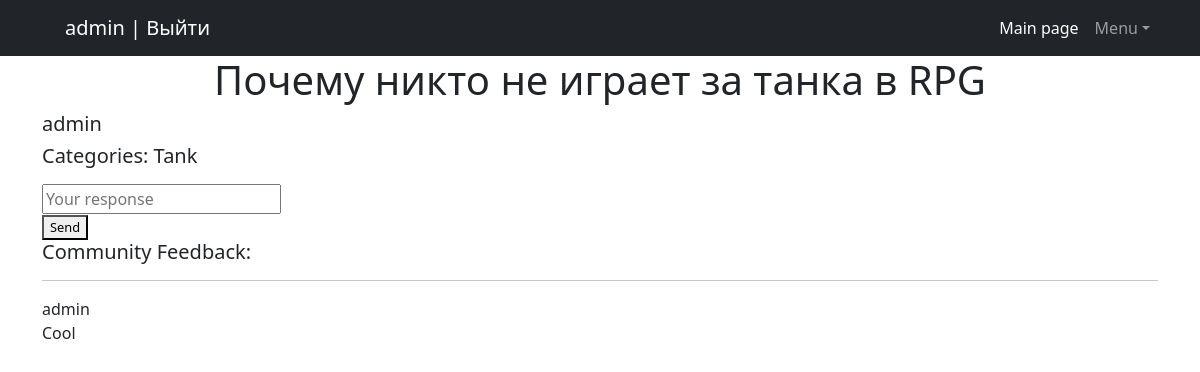
Page /post/2/ (signed in) on the committed database.
### mmo_board/models.py (models this page shows)
class Post(models.Model):
    author = models.ForeignKey(User, on_delete=models.CASCADE, db_index=True)
    category = models.ManyToManyField(to='Category')
    date_created = models.DateField(auto_now_add=True)
    title = models.CharField(max_length=255)
    content = fields.RichTextUploadingField()

class Category(models.Model):
    tank = 'TK'
    heal = 'HL'
    damage_dealer = 'DD'
    trader = 'TR'
    guild_master = 'GM'
    quest_giver = 'QG'
    blacksmith = 'BS'
    tanner = 'LS'
    potion_crafter = 'BC'
    spell_master = 'SM'
    CATEGORIES = [
        (tank, 'Tank'),
        (heal, 'Healer'),
        (damage_dealer, 'DD'),
        (trader, 'Trader'),
        (guild_master, 'Guildmaster'),
        (quest_giver, 'Questgiver'),
        (blacksmith, 'Blacksmith'),
        (tanner, 'Leathersmith'),
        (potion_crafter, 'Potioncrafter'),
        (spell_master, 'Spellmaster'),
    ]
    name = models.CharField(max_length=2, choices=CATEGORIES)
    def __str__(self):
        for value in self.CATEGORIES:
            if self.name == value[0]:
                return value[1]

class Response(models.Model):
    author = models.ForeignKey(to=User, on_delete=models.CASCADE, db_index=True)
    post = models.ForeignKey(to=Post, on_delete=models.CASCADE)
    text = models.TextField()
    approved = models.BooleanField(default=False)

### mmo_board/views.py (the view, shortened to what this page needs)
# urls.py: path('post/<int:pk>/', PostDetail.as_view(), name='post'),
class PostDetail(LoginRequiredMixin, CreateView):
    template_name = 'forms/post_response.html'
    form_class = ResponseForm
    def get_context_data(self, **kwargs):
        context = super().get_context_data(**kwargs)
        responses = Response.objects.filter(approved=True).select_related('author').defer(
            'author__password',
            'author__last_login',
            'author__is_superuser',
            'author__email',
            'author__is_staff',
            'author__is_active',
            'author__date_joined',
        )
        context['post'] = Post.objects \
            .filter(pk=self.kwargs['pk']) \
            .select_related('author').defer(
            'author__password',
            'author__last_login',
            'author__is_superuser',
            'author__email',
            'author__is_staff',
            'author__is_active',
            'author__date_joined',
        ).prefetch_related(Prefetch('response_set', queryset=responses)) \
            .prefetch_related('category')[0]
        return context

### mmo_board/forms.py
class ResponseForm(forms.ModelForm):
    class Meta:
        model = Response
        fields = ['text']
        labels = {
            'text': '',
        }
        widgets = {
            'text': forms.TextInput(attrs={
                'placeholder': 'Your response',
                'class': 'form-reply',
            }),
        }

### templates/forms/post_response.html (shortened to what this page needs)
{% extends 'base.html' %}
{% block content %}
<div class="container">
    <h1 class="text-center">{{ post.title }}</h1>
    <h3 class="lead">{{ post.author }} </h3>
    <h4 class="lead">Categories:
        {% for cat in post.category.all %}
        <li class="list-inline-item">{{ cat }}</li>
        {% endfor %}
    </h4>
    <form method="post">
        {{ form.as_div }}
        <button type="submit" style="font-size:0.8em;">Send</button>
    </form>
    <h3 class="lead">Community Feedback:</h3>
    {% for response in post.response_set.all %}
    <div>
        <hr>
        {{ response.author }}
        <br>
        {{ response.text }}
    </div>
    {% endfor %}
</div>
{% endblock content %}

### templates/base.html (shortened to what this page needs)
<!DOCTYPE html>
<html lang="en">
<head>
    {% load static %}
    <link href="{% static 'css/styles.css' %}" rel="stylesheet" />
</head>
<body>
<nav class="navbar navbar-expand-lg navbar-dark bg-dark">
    <div class="container">
        {% if request.user.is_authenticated %}
        <li class="nav-item">
            <a class="navbar-brand" aria-current="page" href="{% url 'profile' user.id %}" style="margin-right:0px;">{{ user.username}} |
                <a class="navbar-brand" aria-current="page" href="{% url 'logout' %}">Выйти</a>
        </li>
        {% else %}
        <li class="nav-item"><a class="navbar-brand" aria-current="page" href="{% url 'account_signup' %}">Registration</a>
            <a class="navbar-brand" aria-current="page" href="{% url 'account_login' %}">Enter</a></li>
        {% endif %}
        <div class="collapse navbar-collapse" id="navbarSupportedContent">
            <ul class="navbar-nav ms-auto mb-2 mb-lg-0">
                <li class="nav-item"><a class="nav-link active" aria-current="page" href="{% url 'posts' %}">Main page</a></li>
                <li class="nav-item dropdown">
                    <a class="nav-link dropdown-toggle" id="navbarDropdown" href="#" role="button" data-bs-toggle="dropdown" aria-expanded="false">Menu</a>
                </li>
            </ul>
        </div>
    </div>
</nav>
{% block content %}{% endblock content %}
</body>
</html>

### rows in the picture
Post: title "Почему никто не играет за танка в RPG", author "admin"
Category: name "Tank"
Response: author "admin", text "Cool"

### other values in the picture
{{ user.username }} "admin"
